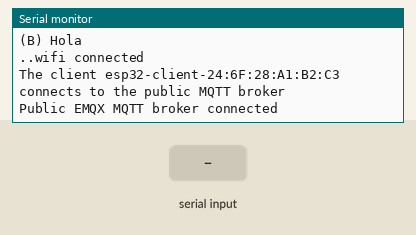
Recording of a sketch running on a simulated ESP32. Shown: the last lines printed to the serial monitor. The inputs (shaded band) are chosen by the test bench. WiFi joins after 1.5 s; servers stay silent unless stated; no MQTT or app messages arrive unless stated.

Above: at 3.7 s.
3.8 s: "1" received over Serial
At 6.0 s:
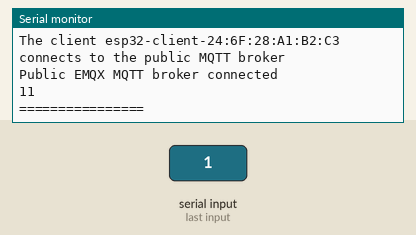
6.3 s: "0" received over Serial
At 7.7 s:
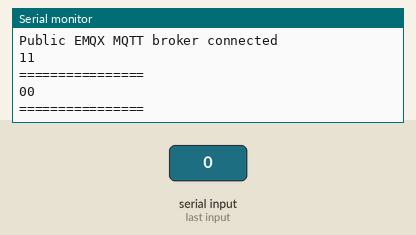
7.8 s: "2" received over Serial
At 9.3 s:
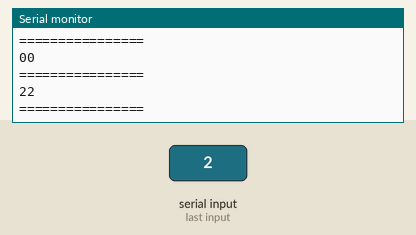

The sketch:

gatewayCasaB.ino
```cpp
/*
formato temperatura para insertar en el servidor
mensaje mqtt: "splendid/insert/temp,{float temperatua},{mac},{int Bateria}"
*/
#include <WiFi.h>

// MQTT ====================================

#include <PubSubClient.h>

// WiFi

const char *ssid = "apilink"; // Enter your WiFi name
const char *password = "qwerty20";  // Enter WiFi password

// MQTT Broker
const char *mqtt_broker = "titi.etsii.urjc.es";
const char *topic = "splendid/insert/temp";
const char *mqtt_username = "tadu";
const char *mqtt_password = "sogtulakk";
const int mqtt_port = 60000;

WiFiClient espClient;
PubSubClient client(espClient);

HardwareSerial MySerial(0); // UART para el el otro esp que inserta por wifi

// publicar mensage MQTT
void insertar(String msg){
  //msg = "splendid/insert/temp,2,0,13.69_F0:F5:BD:07:97:0C_4026";
  String topic = msg.substring(0, msg.indexOf(','));
  Serial.println(topic);
  String payload = msg.substring(msg.indexOf(',')+1,msg.length()-1);
  Serial.println(payload);
  Serial.println("================");
  client.publish(topic.c_str(), payload.c_str() );
}

// recibo si estoy suscrito a un topic
void callback(char* topic, byte* message, unsigned int length) {
  Serial.println("callback");
}

void setup() {

  // initialize both serial ports:
  Serial.begin(115200);
  MySerial.begin(115200); // at CPU Freq is 40MHz, work half speed of defined.
  delay(500);
  Serial.println("(B) Hola");

  // conectar a la wifi--------------

  WiFi.mode(WIFI_STA);
  WiFi.begin(ssid, password); //check wi-fi is connected to wi-fi network
  while (WiFi.status() != WL_CONNECTED) {
      delay(1000);
      Serial.print(".");
    }
  Serial.println("wifi connected");

  // conectar a mosquitto-----------------

  client.setServer(mqtt_broker, mqtt_port);
  client.setCallback(callback);

  while (!client.connected()) {
      String client_id = "esp32-client-";
      client_id += String(WiFi.macAddress());
      Serial.printf("The client %s connects to the public MQTT broker\n", client_id.c_str());
      if (client.connect(client_id.c_str(), mqtt_username, mqtt_password)) {
          Serial.println("Public EMQX MQTT broker connected");
      } else {
          Serial.print("failed with state ");
          Serial.print(client.state());
          delay(2000);
      }
  }
}


void loop() {
 while(MySerial.available()) {
    String msg = MySerial.readString();
    Serial.print(msg);
    insertar(msg);
  }
}
```

Measured:
- after the input at 3.8 s, the serial monitor: prints a new line after 1.0 s (image 1)
- after the input at 6.3 s, the serial monitor: prints a new line after 1.0 s (image 2)
- after the input at 7.8 s, the serial monitor: prints a new line after 1.0 s (image 3)
